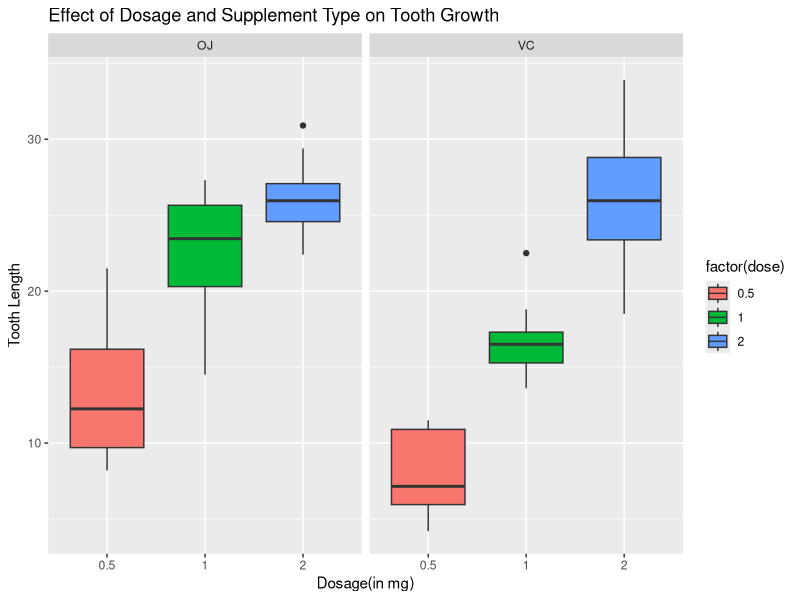

This figure's R source: (Note: this script raises an error after producing the figure.)
## ---- chunk 1
knitr::opts_chunk$set(echo = TRUE)
## ---- chunk 2

data(ToothGrowth)   #load the data
head(ToothGrowth)
str(ToothGrowth)
## ---- chunk 3

ToothGrowth$dose <- as.factor(ToothGrowth$dose)
table(ToothGrowth$supp, ToothGrowth$dose)

## ---- chunk 4
library(ggplot2)
plot <- ggplot(ToothGrowth, aes(x=factor(dose),y=len,fill=factor(dose)))
plot <- plot + geom_boxplot()  + facet_grid(.~supp)
plot <- plot +  scale_x_discrete ("Dosage(in mg)") + scale_y_continuous("Tooth Length") 
plot <- plot +  ggtitle("Effect of Dosage and Supplement Type on Tooth Growth")
plot
## ---- chunk 5

x <- t.test(len ~ supp, paired=FALSE, var.equal=FALSE, data=ToothGrowth[ToothGrowth$dose == 0.5, ])
x$conf.int
x$estimate

## ---- chunk 6

x <- t.test(len ~ supp, paired=FALSE, var.equal=FALSE, data=ToothGrowth[ToothGrowth$dose == 1, ])
x$conf.int
x$estimate

## ---- chunk 7

x <- t.test(len ~ supp, paired=FALSE, var.equal=FALSE, data=ToothGrowth[ToothGrowth$dose == 2, ])
x$conf.int
x$estimate

